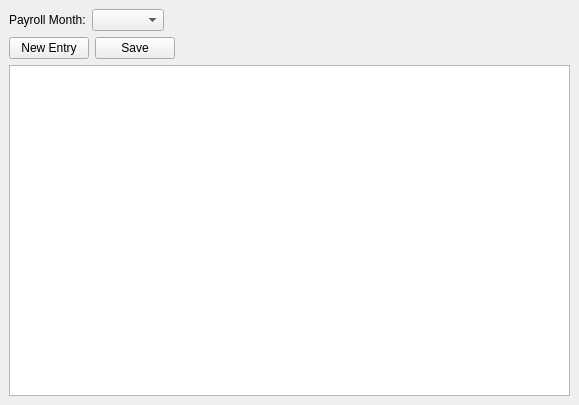
<?xml version="1.0" encoding="UTF-8"?>
<ui version="4.0">
 <class>Overtime</class>
 <widget class="QMainWindow" name="Overtime">
  <property name="geometry">
   <rect>
    <x>0</x>
    <y>0</y>
    <width>579</width>
    <height>405</height>
   </rect>
  </property>
  <property name="windowTitle">
   <string>Overtime</string>
  </property>
  <widget class="QWidget" name="centralwidget">
   <layout class="QVBoxLayout" name="verticalLayout">
    <item>
     <layout class="QHBoxLayout" name="horizontalLayout">
      <item>
       <widget class="QLabel" name="label">
        <property name="text">
         <string>Payroll Month:</string>
        </property>
       </widget>
      </item>
      <item>
       <widget class="QComboBox" name="cboMonths"/>
      </item>
      <item>
       <spacer name="horizontalSpacer">
        <property name="orientation">
         <enum>Qt::Horizontal</enum>
        </property>
        <property name="sizeHint" stdset="0">
         <size>
          <width>40</width>
          <height>20</height>
         </size>
        </property>
       </spacer>
      </item>
     </layout>
    </item>
    <item>
     <layout class="QHBoxLayout" name="horizontalLayout_2">
      <item>
       <widget class="QPushButton" name="cmdAddNew">
        <property name="text">
         <string>New Entry</string>
        </property>
       </widget>
      </item>
      <item>
       <widget class="QPushButton" name="cmdSave">
        <property name="text">
         <string>Save</string>
        </property>
       </widget>
      </item>
      <item>
       <spacer name="horizontalSpacer_2">
        <property name="orientation">
         <enum>Qt::Horizontal</enum>
        </property>
        <property name="sizeHint" stdset="0">
         <size>
          <width>40</width>
          <height>20</height>
         </size>
        </property>
       </spacer>
      </item>
     </layout>
    </item>
    <item>
     <widget class="QTableView" name="tblMain"/>
    </item>
   </layout>
  </widget>
 </widget>
 <resources/>
 <connections/>
</ui>
